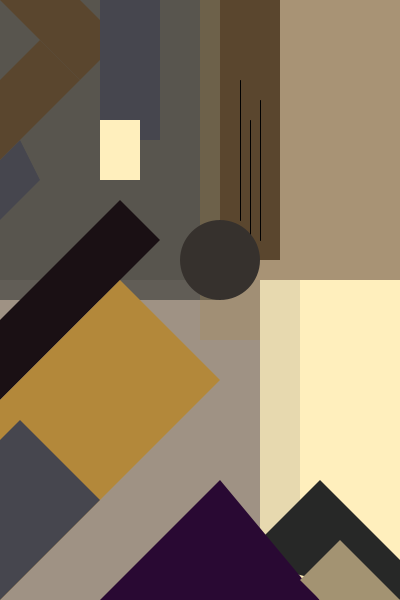
Frame 1 (no input)
Frame 60 (the mouse pressed at the canvas centre just before this capture): identical to frame 1, image omitted
Frame 120 (the mouse held since frame 60 and released just before this capture): identical to frame 1, image omitted

The Processing sketch that drew this single still picture (run headless with seeded random() and noise(); from frame 60 on, the mouse is pressed at the canvas centre):

// Processing sketch: processing_132875
// ── processing_132875.pde


int rectPressed;
int value = 0;
int randomX;
int randomY;
int randomH;
int randomW; 

void setup(){

background(165,150,135);
size(400,600);
noStroke();
fill(88,85,78);
rect(0,0,220,300); //background layer, top left rect
  
  fill(179,136,58,60); //opacity 60%
rect(200,0,200,340); // background layer, bottom left corner 
  
 fill(255,239,189); //opacity 50%
rect(260,280,150,320); //bottom right rect
   
 fill(132,128,119,50); //opacity 50%
rect(0,280,300,400); //bottom brown rect


//Layer 2  - Larger Quads


  fill(26,16,20);
quad(120,200,160,240,0,400,0,320); //middle bottom left quad

  fill(39,40,39);
quad(240,560,320,480,400,560,400,600); //bottom right quad

  fill(41,9,51);
quad(100,600,220,480,320,600,220,600); //bottom irght quad 

  fill(163,147,114);
quad(300,580,320,600,400,600,340,540); //bottom right quad

  fill(179,136,58);
quad(0,400,120,280,220,380,0,600); //mid bottom left quad

  fill(70,70,78);
quad(0,440,20,420,100,500,0,600); 
//mid bottom left quad, appears from corner

quad(0,160,20,140,40,180,0,220); //blue quad

//Layer 3

  fill(90,70,46);
quad(0,0,80,0,120,40,80,80);

quad(0,80,40,40,80,80,0,160); 



//Layer 4

  fill(70,70,78);
rect(100,0,60,140); //Upper navy rectangle

  fill(255,239,189);
rect(100,120,40,60); //small bright yellow rectangle
  
  fill(90,70,46); //long rectangle 
rect(220,0,60,260);


//Layer 5
 
  stroke(0);
line(240,80,240,220);

line(250,120,250,240);

line(260,100,260,240);

//Central Circle
  noStroke();
  fill(54,49,45);
ellipseMode(RADIUS);
ellipse(220,260,40,40);

}
//Background Layer - Large Rectangles
void draw(){
}

 
void mouseClicked () {

float R = random(39,170);
float G = random(70,147);
float B = random(39,189);
    rectMode(CENTER);
    rect(mouseX, mouseY,randomW,randomH);
  //generate random size of rectangle (limit max 101)
  randomH = int(random(101));
  randomW = int(random(101));
   
  //gernerate random rectangle location
  randomX = int(random(400));
  randomY = int(random(600));
   
  //generate random color of rectangle
  int r = int(random(175));
  int g = int(random(120));
  int b = int(random(98));
   
  stroke(r, g, b);
  fill (r, g, b);
}
  
//click ENTER and it is supposed to reset itself, this is sort of working currently but still needs work. 
void keyPressed() {
  if (key == CODED) {
  }
    if (keyCode == ENTER) {
    setup ();
// not sure if the following code was necessary or correct to place here but it seemed to work. 
//this is just a repeat of my static background located in the setup.

background(165,150,135);
size(400,600);
noStroke();
fill(88,85,78);
rect(0,0,220,300); //background layer, top left rect
  
  fill(179,136,58,60); //opacity 60%
rect(200,0,200,340); // background layer, bottom left corner 
  
 fill(255,239,189); //opacity 50%
rect(260,280,150,320); //bottom right rect
   
 fill(132,128,119,50); //opacity 50%
rect(0,280,300,400); //bottom brown rect


//Layer 2  - Larger Quads


  fill(26,16,20);
quad(120,200,160,240,0,400,0,320); //middle bottom left quad

  fill(39,40,39);
quad(240,560,320,480,400,560,400,600); //bottom right quad

  fill(41,9,51);
quad(100,600,220,480,320,600,220,600); //bottom irght quad 

  fill(163,147,114);
quad(300,580,320,600,400,600,340,540); //bottom right quad

  fill(179,136,58);
quad(0,400,120,280,220,380,0,600); //mid bottom left quad

  fill(70,70,78);
quad(0,440,20,420,100,500,0,600); 
//mid bottom left quad, appears from corner

quad(0,160,20,140,40,180,0,220); //blue quad

//Layer 3

  fill(90,70,46);
quad(0,0,80,0,120,40,80,80);

quad(0,80,40,40,80,80,0,160); 



//Layer 4

  fill(70,70,78);
rect(100,0,60,140); //Upper navy rectangle

  fill(255,239,189);
rect(100,120,40,60); //small bright yellow rectangle
  
  fill(90,70,46); //long rectangle 
rect(220,0,60,260);


//Layer 5
 
  stroke(0);
line(240,80,240,220);

line(250,120,250,240);

line(260,100,260,240);

//Central Circle
  noStroke();
  fill(54,49,45);
ellipseMode(RADIUS);
ellipse(220,260,40,40);

  }
}


/* For my interactive piece, I wanted the user to be able to generate their own Braque inspired rectangles.  They generate random sizes and colors.  My hope then would have been that if the user clicked ENTER, the canvas would reset itself.  This works to an extent but it still shifts upwards for some reason.  Also the colors are a bit too random, I would like to place better limits on the colors that the code can generate. Overall though, this is what I wanted the piece to do so I am happy with it.*/ 
